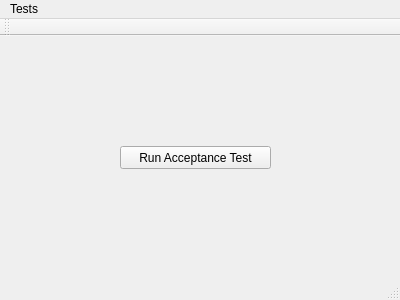
<?xml version="1.0" encoding="UTF-8"?>
<ui version="4.0">
 <class>MainWindow</class>
 <widget class="QMainWindow" name="MainWindow">
  <property name="geometry">
   <rect>
    <x>0</x>
    <y>0</y>
    <width>400</width>
    <height>300</height>
   </rect>
  </property>
  <property name="windowTitle">
   <string>MainWindow</string>
  </property>
  <widget class="QWidget" name="centralWidget">
   <widget class="QPushButton" name="btnTest">
    <property name="geometry">
     <rect>
      <x>120</x>
      <y>110</y>
      <width>151</width>
      <height>23</height>
     </rect>
    </property>
    <property name="text">
     <string>Run Acceptance Test</string>
    </property>
   </widget>
  </widget>
  <widget class="QToolBar" name="mainToolBar">
   <attribute name="toolBarArea">
    <enum>TopToolBarArea</enum>
   </attribute>
   <attribute name="toolBarBreak">
    <bool>false</bool>
   </attribute>
  </widget>
  <widget class="QStatusBar" name="statusBar"/>
  <widget class="QMenuBar" name="menuBar">
   <property name="geometry">
    <rect>
     <x>0</x>
     <y>0</y>
     <width>400</width>
     <height>21</height>
    </rect>
   </property>
   <widget class="QMenu" name="menuTests">
    <property name="title">
     <string>Tests</string>
    </property>
   </widget>
   <addaction name="menuTests"/>
  </widget>
 </widget>
 <layoutdefault spacing="6" margin="11"/>
 <resources/>
 <connections/>
</ui>
